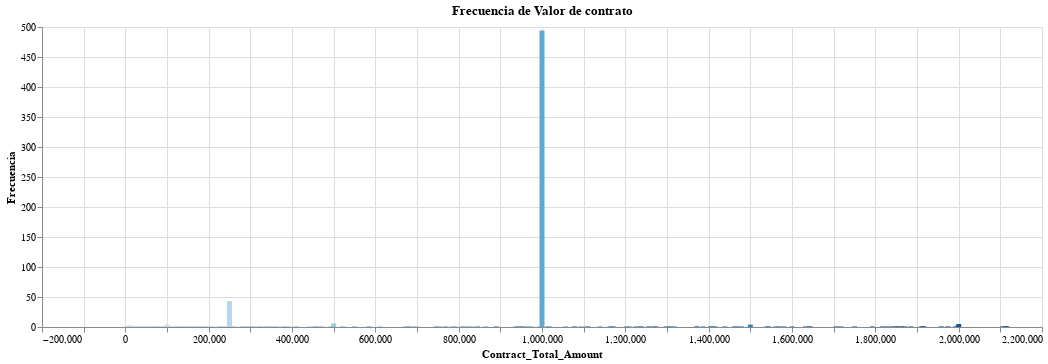

Here is the notebook cell this chart was saved with:
### Code cell
source_contract = pd.DataFrame(df.Contract_Total_Amount.value_counts()).reset_index().rename(columns={"index":"Contract_Total_Amount", "Contract_Total_Amount":"Frequency"})

# price, general plot
alt.Chart(source_contract).mark_bar().encode(
    alt.X('Contract_Total_Amount', title="Contract_Total_Amount"),
    alt.Y('Frequency', title="Frecuencia"),
    alt.Color('Contract_Total_Amount', legend=None),
    tooltip=['Contract_Total_Amount', 'Frequency']
).properties(title="Frecuencia de Valor de contrato",width=1000)

### Figure 1 — Vega-Lite specification as saved in the notebook (floating-point values rounded to 4 significant figures; data arrays with more than 128 entries replaced by an {"elided": "..."} marker saying what was removed)
{"config": {"view": {"continuousWidth": 300, "continuousHeight": 300}}, "data": {"name": "data-af796c996baa90d41027619486205939"}, "mark": {"type": "bar"}, "encoding": {"color": {"field": "Contract_Total_Amount", "legend": null, "type": "quantitative"}, "tooltip": [{"field": "Contract_Total_Amount", "type": "quantitative"}, {"field": "Frequency", "type": "quantitative"}], "x": {"field": "Contract_Total_Amount", "title": "Contract_Total_Amount", "type": "quantitative"}, "y": {"field": "Frequency", "title": "Frecuencia", "type": "quantitative"}}, "title": "Frecuencia de Valor de contrato", "width": 1000, "$schema": "https://vega.github.io/schema/vega-lite/v5.14.1.json", "datasets": {"data-af796c996baa90d41027619486205939": {"elided": "399 records"}}}
